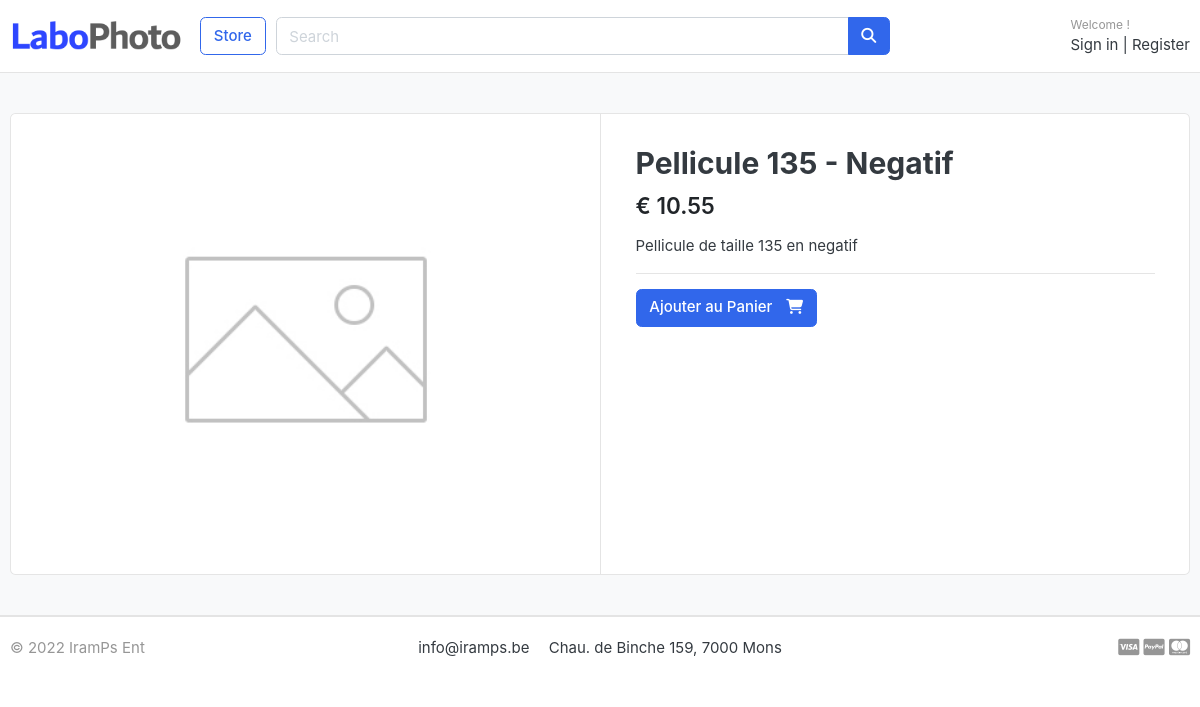
The page /store/detail/pellicule-135-negatif/ on the database its author committed.
### store/models.py (models this page shows, shortened)
class Product(models.Model):
    product_name    = models.CharField(max_length=200, unique=True, blank=True)
    slug            = models.SlugField(max_length=200, unique=True, blank=True)
    description     = models.TextField(max_length=500, blank=True)
    price           = models.FloatField()
    images          = models.ImageField(upload_to='photos/products', default='photos/products/defaultproduct.jpg')
    stock           = models.IntegerField()
    number_of_sale  = models.IntegerField(default=0)
    is_available    = models.BooleanField(default=True)
    color_category  = models.ForeignKey(ColorCategory, on_delete=models.CASCADE, null=True, default=None)
    size_category   = models.ForeignKey(SizeCategory, on_delete=models.CASCADE, null=True, default=None)
    created_on      = models.DateTimeField(auto_now_add=True)
    modified_date   = models.DateTimeField(auto_now=True)
    tva             = models.FloatField(default=21.0)

### store/views.py (the view)
# urls.py: path('detail/<slug:slug>/', ProductDetail.as_view(), name="product_detail"),
class ProductDetail(DetailView):
    model = Product
    context_object_name = "product"
    template_name = "store/product_detail.html"

### carts/context_processors.py (called while the page is built)
def counter(request):
    total_quantity = 0
    if 'admin' in request.path:
        return {}
    else :
        try :
            cart = Cart.objects.get(cart_id=request.user)
            cartitem = CartItem.objects.filter(cart=cart, is_active=True)
            total_quantity = cartitem.aggregate(Sum('quantity'))['quantity__sum']
            total_quantity = total_quantity if total_quantity is not None else 0
        except :
            total_quantity = 0
    return dict(total_item=total_quantity)

### category/context_processors.py (called while the page is built)
def menu_links(request):
    links = ColorCategory.objects.all()
    size_categories = SizeCategory.objects.all()
    return dict(links=links, size_categories=size_categories)

### templates/store/product_detail.html (shortened to what this page needs)
{% extends "base.html" %}
{% load static %}
{% block content %}
<section class="section-content padding-y bg">
	<div class="container">
		<div class="card">
			<div class="row no-gutters">
				<aside class="col-md-6">
					<article class="gallery-wrap">
						<div class="img-big-wrap">
						<a href="#"><img src="{{product.images.url}}"></a>
						</div>
					</article>
				</aside>
				<main class="col-md-6 border-left">
					<form action="{% url 'carts:add_cart' product_id=product.id %}" method="POST">
						<article class="content-body">
						<h2 class="title">{{ product.product_name}}</h2>
						<div class="mb-3">
							<var class="price h4">€ {{ product.price }}</var>
						</div>
						<p>{{ product.description }}</p>
						<hr>
							{% if product.stock <= 0 %}
								<h5 class="text-danger">Rupture de stock</h5>
							{% else %}
								<button type="submit" class="btn  btn-primary"> <span class="text">Ajouter au Panier</span> <i class="fas fa-shopping-cart"></i>  </button>
							{% endif %}
						</article>
					</form>
				</main>
			</div>
		</div>
	</div>
</section>
{% endblock %}

### static/css/ui.css (style rules this page uses)
html { font-family: "Inter", sans-serif; font-size: 15px; }
.content-body { flex: 1 1 auto; padding: 2rem 2.3rem; }
.padding-y { padding-top: 40px; padding-bottom: 40px; }
var { font-style: normal; }
article:after, .form-group:after { display: block; clear: both; content: ""; }
.bg { background-color: #f8f9fa; }
.btn .text + i { margin-left: 10px; }
.price { font-weight: 600; color: #212529; }
.gallery-wrap .img-big-wrap { margin-bottom: 10px; border-radius: 0.37rem; overflow: hidden; background-color: #fff; }
.gallery-wrap .img-big-wrap a { text-align: center; display: block; }
.gallery-wrap .img-big-wrap img { height: 450px; width: auto; display: inline-block; }

### rows shown on the page
Product: images (placeholder picture), product_name "Pellicule 135 - Negatif", price "10.55", description "Pellicule de taille 135 en negatif"
